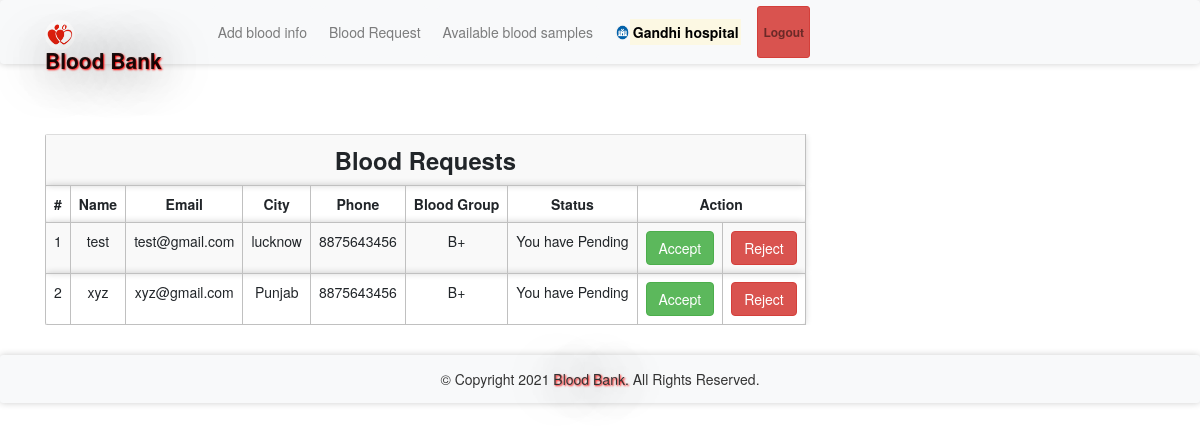
The app's page /bloodrequest.php (signed in) with its own data.
### tables this page shows
CREATE TABLE `bloodrequest` (
  `reqid` int(11) NOT NULL AUTO_INCREMENT,
  `hid` int(11) NOT NULL,
  `rid` int(11) NOT NULL,
  `bg` varchar(11) NOT NULL,
  `status` varchar(100) NOT NULL DEFAULT 'Pending',
  PRIMARY KEY (`reqid`),
  KEY `hid` (`hid`)
);

CREATE TABLE `receivers` (
  `id` int(11) NOT NULL AUTO_INCREMENT,
  `rname` varchar(100) NOT NULL,
  `remail` varchar(100) NOT NULL,
  `rpassword` varchar(100) NOT NULL,
  `rphone` varchar(100) NOT NULL,
  `rbg` varchar(10) NOT NULL,
  `rcity` varchar(100) NOT NULL,
  PRIMARY KEY (`id`),
  UNIQUE KEY `remail` (`remail`)
);

### message.php (called while the page is built, shortened)
<?php $counter=0; if(isset($_GET['msg'])) { ?>
	<div class="col-5 alert alert alert-success alert-dismissible fade show card" id="message">
		<button type="button" class="close" data-dismiss="alert" title="close">&times;</button><?php echo $_GET['msg'];?>
	</div>
<?php }?>

### bloodrequest.php (the view, shortened to what this page needs)
<?php
require 'file/connection.php';
  if(!isset($_SESSION['hid']))
  {
  header('location:login.php');
  }
  else {
    $hid = $_SESSION['hid'];
    $sql = "select bloodrequest.*, receivers.* from bloodrequest, receivers where hid='$hid' && bloodrequest.rid=receivers.id";
    $result = mysqli_query($conn, $sql);
?>
<!DOCTYPE html>
<html>
<?php require 'head.php'; ?>
<body>
	<?php require 'header.php'; ?>
	<div class="container cont">
		<?php require 'message.php'; ?>
	<table class="table table-responsive table-striped rounded mb-5">
		<tr><th colspan="9" class="title">Blood requests</th></tr>
		<tr>
			<th>#</th>
			<th>Name</th>
			<th>Email</th>
			<th>City</th>
			<th>Phone</th>
			<th>Blood Group</th>
			<th>Status</th>
			<th colspan="2">Action</th>
		</tr>
		<?php while($row = mysqli_fetch_array($result)) { ?>
		<tr>
			<td><?php echo ++$counter;?></td>
			<td><?php echo $row['rname'];?></td>
			<td><?php echo $row['remail'];?></td>
			<td><?php echo $row['rcity'];?></td>
			<td><?php echo $row['rphone'];?></td>
			<td><?php echo $row['bg'];?></td>
			<td><?php echo 'You have '.$row['status'];?></td>
			<td><?php if($row['status'] == 'Accepted'){ ?> <a href="" class="btn btn-success disabled">Accepted</a> <?php }
			else{ ?>
				<a href="file/accept.php?reqid=<?php echo $row['reqid'];?>" class="btn btn-success">Accept</a>
			<?php } ?>
			</td>
			<td><?php if($row['status'] == 'Rejected'){ ?> <a href="" class="btn btn-danger disabled">Rejected</a> <?php }
			else{ ?>
				<a href="file/reject.php?reqid=<?php echo $row['reqid'];?>" class="btn btn-danger">Reject</a>
			<?php } ?>
			</td>
		</tr>
		<?php } ?>
	</table>
</div>
    <?php require 'footer.php'; ?>
</body>
</html>
<?php } ?>

### css/style.css (style rules this page uses)
.cont { padding-top: 40px; text-align: justify; font-size: 1em; }
.card ,nav, .footer,tr,video { border-radius: 3px; transition: all 200ms ease-out; box-shadow: 0px 0px 7px rgba(0, 0, 0, 0.2); }
tr,th,td { border:0.1px solid silver; text-align: center; }
.title { font-weight: bold; font-size: 1.7em; text-transform: capitalize; text-align: center; }
a:link { text-decoration: none; }

### records on screen
bloodrequest: receivers.rname "test", receivers.remail "test@gmail.com", receivers.rcity "lucknow", receivers.rphone "8875643456", bg "B+", status "Pending"
bloodrequest: receivers.rname "xyz", receivers.remail "xyz@gmail.com", receivers.rcity "Punjab", receivers.rphone "8875643456", bg "B+", status "Pending"

### other values on screen
$_SESSION['hname'] "Gandhi hospital"
